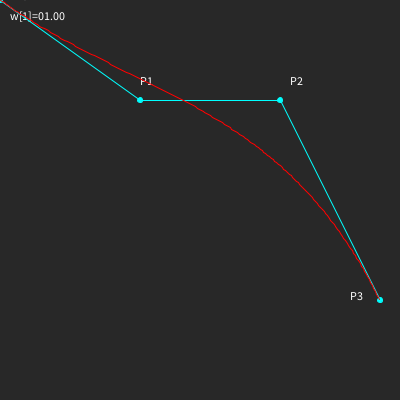
Frame 1 (no input)
Frame 60 (the mouse pressed at the canvas centre just before this capture): identical to frame 1, image omitted
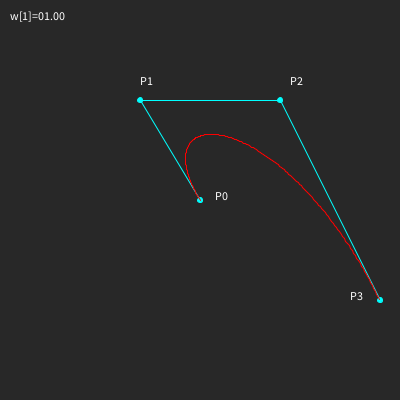
Frame 120 (the mouse held since frame 60 and released just before this capture)

The Processing sketch that drew these frames (run headless with seeded random() and noise(); from frame 60 on, the mouse is pressed at the canvas centre):

// Processing sketch: sketch_8_0
// ── sketch_8_0.pde
class NURBSCurve {

  int[] u;
  int n;
  int k;
  int t_max;
  float t_step;
  float[][] N;
  PVector P0, P1, P2, P3;
  PVector[] R;

  float[] w;

  NURBSCurve(int _k) {
    n = 3; //
    k = _k; //

    int rs = 200;            // Curve Point Num
    R = new PVector[rs+1];     // Curve Point
    u = new int[n+k+1];      // knot vector
    N = new float[n+k][n+2]; // Basis

    w = new float[4]; // Weight

    t_max = n-k+2;

    t_step = (float)t_max/rs;

    // Control Points
    P0 = new PVector(20, 300);  w[0] = 1;
    P1 = new PVector(140, 100); w[1] = 1;
    P2 = new PVector(280, 100); w[2] = 1;
    P3 = new PVector(380, 300); w[3] = 1;
  }

  int knot(int j, int n, int k) {
    int uj=0;
    if ( j < k )                  {uj = 0;         }
    else if ( k <= j && j <= n )  {uj = j - k + 1; }
    else if ( j > n )             {uj = n - k + 2; }
    return uj;
  }

  void draw(color c) {
    noFill();
    stroke(c);

    // knot vectors
    for ( int j=0; j<=n+k; j=j+1) u[j] = knot(j, n, k);

    // 0<t<t_max
    int tt = 0;
    for ( float t=0.0; t<(t_max+1e-6); t=t+t_step ) {
      int ii, kk;

      // k = 1
      for ( ii=0; ii<n+k; ii=ii+1 ) N[ii][1] = ( u[ii] <= t && t <= u[ii+1] ) ? 1 : 0;

      // k > 1
      float d=0, e=0;
      for ( kk=2; kk<=k ; kk=kk+1 ) {
        for ( ii=0; ii<=(n+k)-kk; ii=ii+1 ) {
          d=(u[ii+kk-1] - u[ii  ] != 0) ? (t-u[ii])*N[ii][kk-1]      / (u[ii+kk-1] - u[ii]) : 0;
          e=(u[ii+kk]   - u[ii+1] != 0) ? (u[ii+kk]-t)*N[ii+1][kk-1] / (u[ii+kk] - u[ii+1]) : 0;
          N[ii][kk] = d + e;
        }
      }

      // weight sum
      float sum = w[0]*N[0][4] + w[1]*N[1][4] + w[2]*N[2][4] + w[3]*N[3][4];

      // R(t)
      R[tt] = new PVector();
      R[tt].x = (w[0]*N[0][4]*P0.x + w[1]*N[1][4]*P1.x + w[2]*N[2][4]*P2.x + w[3]*N[3][k]*P3.x)/sum;
      R[tt].y = (w[0]*N[0][4]*P0.y + w[1]*N[1][4]*P1.y + w[2]*N[2][4]*P2.y + w[3]*N[3][k]*P3.y)/sum;

      // line
      if (tt!=0) line(R[tt-1].x, R[tt-1].y, R[tt].x, R[tt].y);

      tt = tt + 1;

    }

  }
}

void drawControlPolygon(NURBSCurve b) {
    // control polygon
    stroke(0, 255, 255);
    fill(0, 255, 255, 30);
    line(b.P0.x, b.P0.y, b.P1.x, b.P1.y); // p0 - p1
    line(b.P1.x, b.P1.y, b.P2.x, b.P2.y); // p1 - p2
    line(b.P2.x, b.P2.y, b.P3.x, b.P3.y); // p2 - p3
}

void drawControlPoints(NURBSCurve b) {
    // control points
    fill(0, 255, 255);
    ellipse(b.P0.x, b.P0.y, 5, 5);
    ellipse(b.P1.x, b.P1.y, 5, 5);
    ellipse(b.P2.x, b.P2.y, 5, 5);
    ellipse(b.P3.x, b.P3.y, 5, 5);
    // text control points
    fill(255, 255, 255);
    text("P0", b.P0.x+15, b.P0.y   ); // p0
    text("P1", b.P1.x,    b.P1.y-15); // p1
    text("P2", b.P2.x+10, b.P2.y-15); // p2
    text("P3", b.P3.x-30, b.P3.y   ); // p3
}

NURBSCurve b0;

void setup() {
  background(40);
  size(400, 400);

  b0 = new NURBSCurve(4);
}

void drawWeight() {
  text("w[1]="+nf(b0.w[1], 2, 2), 10, 20);
}

void draw() {
  background(40);

  b0.P0.x=mouseX;
  b0.P0.y=mouseY;

  drawWeight();
  drawControlPolygon(b0);
  drawControlPoints(b0);

  b0.draw(color(255, 0, 0));
}

void keyPressed() {
    if (key == 'w') {
      b0.w[1]+=0.1;
    } else if (key == 'W') {
      b0.w[1]-=0.1;
    }
}
